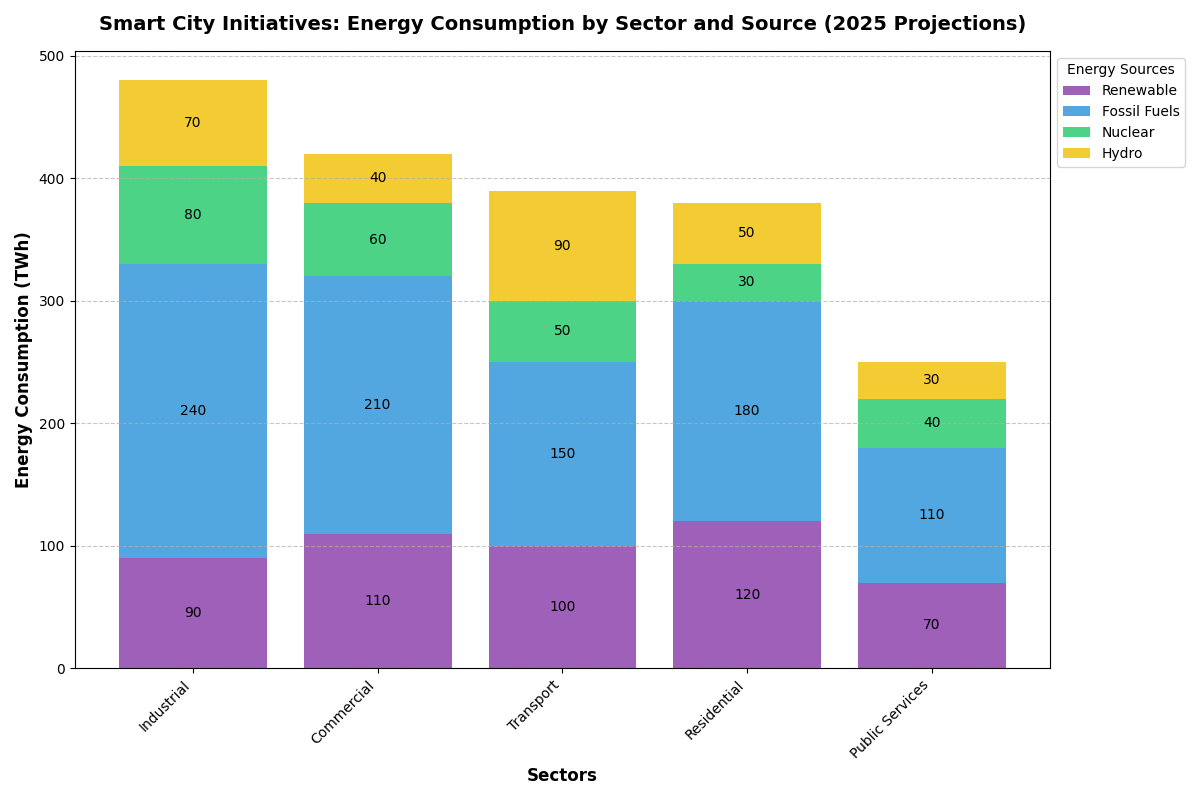

This figure's Python source:
import matplotlib.pyplot as plt
import numpy as np

# Updated sectors and energy sources
sectors = ['Residential', 'Commercial', 'Industrial', 'Public Services', 'Transport']
energy_sources = ['Renewable', 'Fossil Fuels', 'Nuclear', 'Hydro']

# Updated energy consumption array with additional sector and energy source
energy_consumption = np.array([
    [120, 180, 30, 50],
    [110, 210, 60, 40],
    [90, 240, 80, 70],
    [70, 110, 40, 30],
    [100, 150, 50, 90]  # Transport
])

total_consumption = energy_consumption.sum(axis=1)

sorted_indices = np.argsort(total_consumption)[::-1]
sorted_sectors = [sectors[i] for i in sorted_indices]
sorted_energy_consumption = energy_consumption[sorted_indices]

fig, ax = plt.subplots(figsize=(12, 8))

# Include a new color for the additional energy source
source_colors = ['#8e44ad', '#3498db', '#2ecc71', '#f1c40f']  # Purple, Blue, Green, Yellow

bottom = np.zeros(len(sorted_sectors))
for i, source in enumerate(energy_sources):
    ax.bar(sorted_sectors, sorted_energy_consumption[:, i],
           label=source, color=source_colors[i], alpha=0.85, bottom=bottom)
    bottom += sorted_energy_consumption[:, i]

ax.set_ylabel('Energy Consumption (TWh)', fontsize=12, fontweight='bold')
ax.set_xlabel('Sectors', fontsize=12, fontweight='bold')
ax.set_title('Smart City Initiatives: Energy Consumption by Sector and Source (2025 Projections)', 
             fontsize=14, fontweight='bold', pad=15)

ax.legend(title='Energy Sources', loc='upper left', bbox_to_anchor=(1, 1), fontsize=10)

ax.set_xticks(np.arange(len(sorted_sectors)))
ax.set_xticklabels(sorted_sectors, rotation=45, ha='right', fontsize=10)

ax.yaxis.grid(True, linestyle='--', alpha=0.7)

for bar in ax.patches:
    height = bar.get_height()
    if height > 0:
        ax.text(
            bar.get_x() + bar.get_width() / 2,
            bar.get_y() + height / 2,
            f'{int(height)}',
            ha='center', va='center',
            fontsize=10, color='black'
        )

plt.tight_layout()
plt.show()
